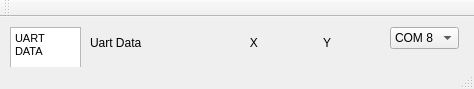
<?xml version="1.0" encoding="UTF-8"?>
<ui version="4.0">
 <class>MainWindow</class>
 <widget class="QMainWindow" name="MainWindow">
  <property name="geometry">
   <rect>
    <x>0</x>
    <y>0</y>
    <width>474</width>
    <height>89</height>
   </rect>
  </property>
  <property name="windowTitle">
   <string>MainWindow</string>
  </property>
  <widget class="QWidget" name="centralWidget">
   <widget class="QLabel" name="label">
    <property name="geometry">
     <rect>
      <x>90</x>
      <y>10</y>
      <width>111</width>
      <height>31</height>
     </rect>
    </property>
    <property name="text">
     <string>Uart Data</string>
    </property>
   </widget>
   <widget class="QComboBox" name="comboBox">
    <property name="geometry">
     <rect>
      <x>390</x>
      <y>10</y>
      <width>69</width>
      <height>22</height>
     </rect>
    </property>
    <item>
     <property name="text">
      <string>COM 8</string>
     </property>
    </item>
   </widget>
   <widget class="QTextEdit" name="textEdit">
    <property name="geometry">
     <rect>
      <x>10</x>
      <y>10</y>
      <width>71</width>
      <height>41</height>
     </rect>
    </property>
    <property name="html">
     <string>&lt;!DOCTYPE HTML PUBLIC &quot;-//W3C//DTD HTML 4.0//EN&quot; &quot;http://www.w3.org/TR/REC-html40/strict.dtd&quot;&gt;
&lt;html&gt;&lt;head&gt;&lt;meta name=&quot;qrichtext&quot; content=&quot;1&quot; /&gt;&lt;style type=&quot;text/css&quot;&gt;
p, li { white-space: pre-wrap; }
&lt;/style&gt;&lt;/head&gt;&lt;body style=&quot; font-family:'MS Shell Dlg 2'; font-size:8.25pt; font-weight:400; font-style:normal;&quot;&gt;
&lt;p style=&quot; margin-top:0px; margin-bottom:0px; margin-left:0px; margin-right:0px; -qt-block-indent:0; text-indent:0px;&quot;&gt;UART DATA&lt;/p&gt;&lt;/body&gt;&lt;/html&gt;</string>
    </property>
   </widget>
   <widget class="QLabel" name="label_2">
    <property name="geometry">
     <rect>
      <x>240</x>
      <y>10</y>
      <width>51</width>
      <height>31</height>
     </rect>
    </property>
    <property name="text">
     <string>   X</string>
    </property>
   </widget>
   <widget class="QLabel" name="label_3">
    <property name="geometry">
     <rect>
      <x>310</x>
      <y>10</y>
      <width>51</width>
      <height>31</height>
     </rect>
    </property>
    <property name="text">
     <string>    Y</string>
    </property>
   </widget>
  </widget>
  <widget class="QMenuBar" name="menuBar">
   <property name="geometry">
    <rect>
     <x>0</x>
     <y>0</y>
     <width>474</width>
     <height>21</height>
    </rect>
   </property>
  </widget>
  <widget class="QToolBar" name="mainToolBar">
   <attribute name="toolBarArea">
    <enum>TopToolBarArea</enum>
   </attribute>
   <attribute name="toolBarBreak">
    <bool>false</bool>
   </attribute>
  </widget>
  <widget class="QStatusBar" name="statusBar"/>
 </widget>
 <layoutdefault spacing="6" margin="11"/>
 <resources/>
 <connections/>
</ui>
